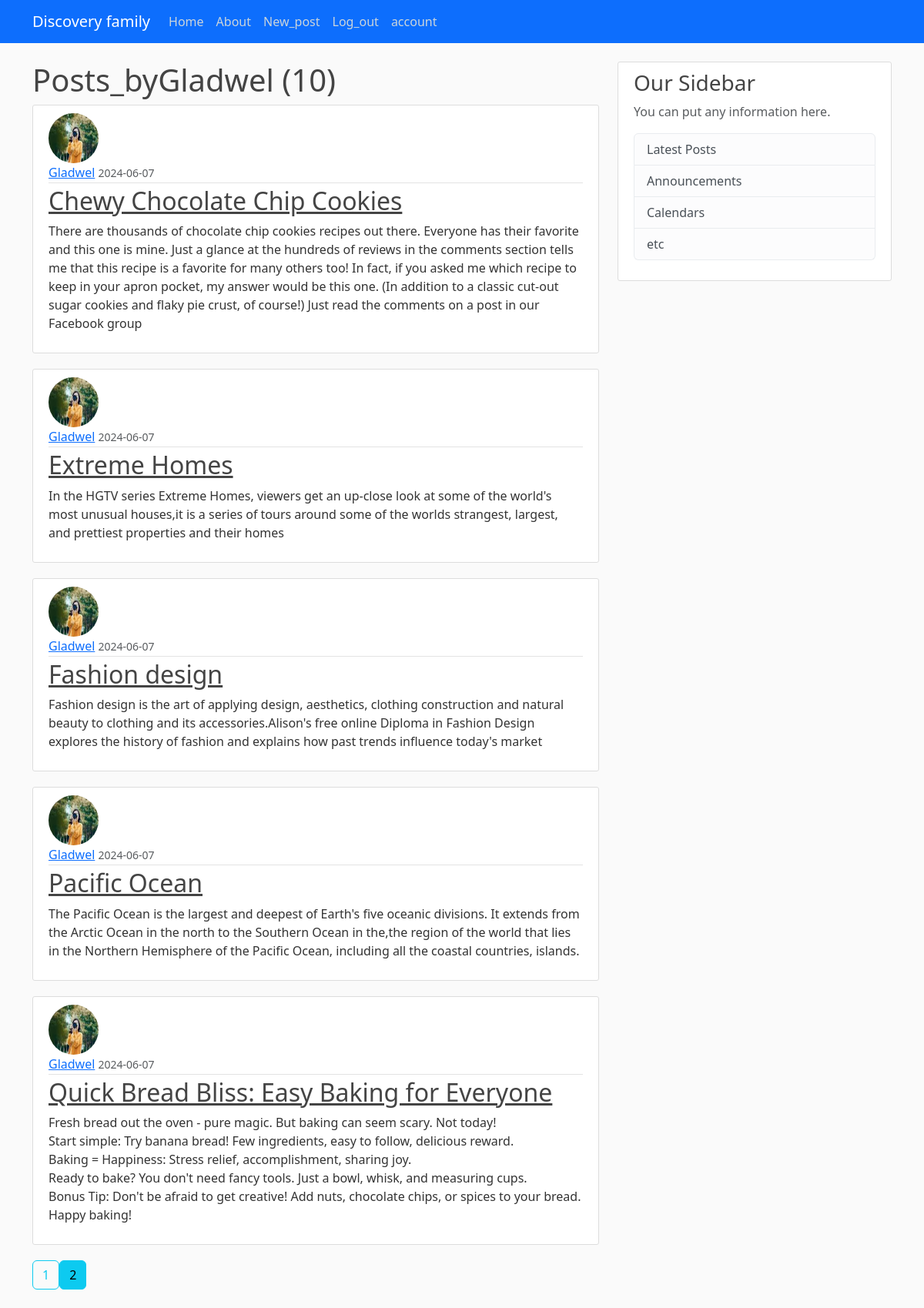
Page /user/Gladwel?page=2 (signed in) on the committed database.
### app/models.py (models this page shows, shortened)
class User(db.Model, UserMixin):
    id = db.Column(db.Integer, primary_key=True)
    username = db.Column(db.String(12), unique=True, nullable=False)
    email = db.Column(db.String(120), unique=True, nullable=False)
    image_file = db.Column(db.String(20), nullable=False, default='default.jpg')
    password = db.Column(db.String(60), nullable=False)
    posts = db.relationship('Post', backref='author', lazy=True)

class Post(db.Model):
    id = db.Column(db.Integer, primary_key=True)
    title = db.Column(db.String(100), nullable=False)
    content = db.Column(db.Text, nullable=False)
    date_posted = db.Column(db.DateTime, nullable=False, default=datetime.utcnow)
    user_id = db.Column(db.Integer, db.ForeignKey('user.id'), nullable=False)

### app/route.py (the view)
@app.route("/user/<string:username>")
def user_posts(username):
    page = request.args.get('page', 1, type=int)
    user = User.query.filter_by(username=username).first_or_404()
    posts = Post.query.filter_by(author=user).order_by(Post.date_posted.desc()).paginate(page=page, per_page=5)
    return render_template("user_post.html", posts=posts, user=user)

### app/models.py (called while the page is built)
@login_manager.user_loader
def load_user(user_id):
    return User.query.get(int(user_id))

### app/templates/user_post.html
{% extends "base.html" %}
{% block content %}
<h1>Posts_by{{ user.username }} ({{ posts.total }})</h1>
{% for post in posts.items %}
<article class="media content-section">
  <img
    class="rounded-circle article-img"
    src="{{ url_for('static', filename='profile_pics/' + post.author.image_file) }}"
    alt="{{ post.author.username }}"
  />
  <div class="media-body">
    <div class="article-metadata">
      <a class="mr-2" href="{{ url_for('user_posts',username=post.author.username) }}">{{ post.author.username }}</a>
      <small class="text-muted">{{ post.date_posted.strftime('%Y-%m-%d') }}</small>
    </div>
    <h2><a class="article-title" href="{{ url_for('post', post_id=post.id) }}">{{ post.title }}</a></h2>
    <p class="article-content">{{ post.content }}</p>
  </div>
</article>
{% endfor %}
<div class="pagination">
  {% for page_num in posts.iter_pages() %}
    {% if page_num %}
    {% if posts.page ==page_num %}
    <a class="btn btn-info mb-4" href="{{ url_for('user_posts',username=user.username, page=page_num) }}">{{ page_num }}</a>
    {% else %}
    <a class="btn btn-outline-info mb-4" href="{{ url_for('user_posts',username=user.username, page=page_num) }}">{{ page_num }}</a>
    {% endif %}
      {% else %}
      ...
    {% endif %}
  {% endfor %}
</div>
{% endblock %}

### app/static/main.css (style rules this page uses)
body { background: #fafafa; color: #333333; margin-top: 5rem; }
h1, h2, h3, h4, h5, h6 { color: #444444; }
.content-section { background: #ffffff; padding: 10px 20px; border: 1px solid #dddddd; border-radius: 3px; margin-bottom: 20px; }
.article-title { color: #444444; }
.article-content { white-space: pre-line; }
.article-img { height: 65px; width: 65px; margin-right: 16px; }
.article-metadata { padding-bottom: 1px; margin-bottom: 4px; border-bottom: 1px solid #e3e3e3 }

### rows in the picture
User: username "Gladwel"
Post: image_file (picture), author.username "Gladwel", date_posted "2024-06-07", title "Chewy Chocolate Chip Cookies", content "There are thousands of chocolate chip cookies recipes out there. Everyone has their favorite and this one is mine. Just a glance at the hundreds of reviews in the comments section tells me that this recipe is a favorite for many others too! In fact, if you asked me which recipe to keep in your apron pocket, my answer would be this one. (In addition to a classic cut-out sugar cookies and flaky pie crust, of course!) Just read the comments on a post in our Facebook group"
Post: image_file (picture), author.username "Gladwel", date_posted "2024-06-07", title "Extreme Homes", content "In the HGTV series Extreme Homes, viewers get an up-close look at some of the world's most unusual houses,it is a series of tours around some of the worlds strangest, largest, and prettiest properties and their homes"
Post: image_file (picture), author.username "Gladwel", date_posted "2024-06-07", title "Fashion design", content "Fashion design is the art of applying design, aesthetics, clothing construction and natural beauty to clothing and its accessories.Alison's free online Diploma in Fashion Design explores the history of fashion and explains how past trends influence today's market"
Post: image_file (picture), author.username "Gladwel", date_posted "2024-06-07", title "Pacific Ocean", content "The Pacific Ocean is the largest and deepest of Earth's five oceanic divisions. It extends from the Arctic Ocean in the north to the Southern Ocean in the,the region of the world that lies in the Northern Hemisphere of the Pacific Ocean, including all the coastal countries, islands."
Post: image_file (picture), author.username "Gladwel", date_posted "2024-06-07", title "Quick Bread Bliss: Easy Baking for Everyone", content "Fresh bread out the oven - pure magic. But baking can seem scary. Not today! Start simple: Try banana bread! Few ingredients, easy to follow, delicious reward. Baking = Happiness: Stress relief, accomplishment, sharing joy. Ready to bake? You don't need fancy tools. Just a bowl, whisk, and measuring cups. Bonus Tip: Don't be afraid to get creative! Add nuts, chocolate chips, or spices to your bread. Happy baking!"

### other values in the picture
{{ posts.total }} "10"
{{ page_num }} "1"
{{ page_num }} "2"
